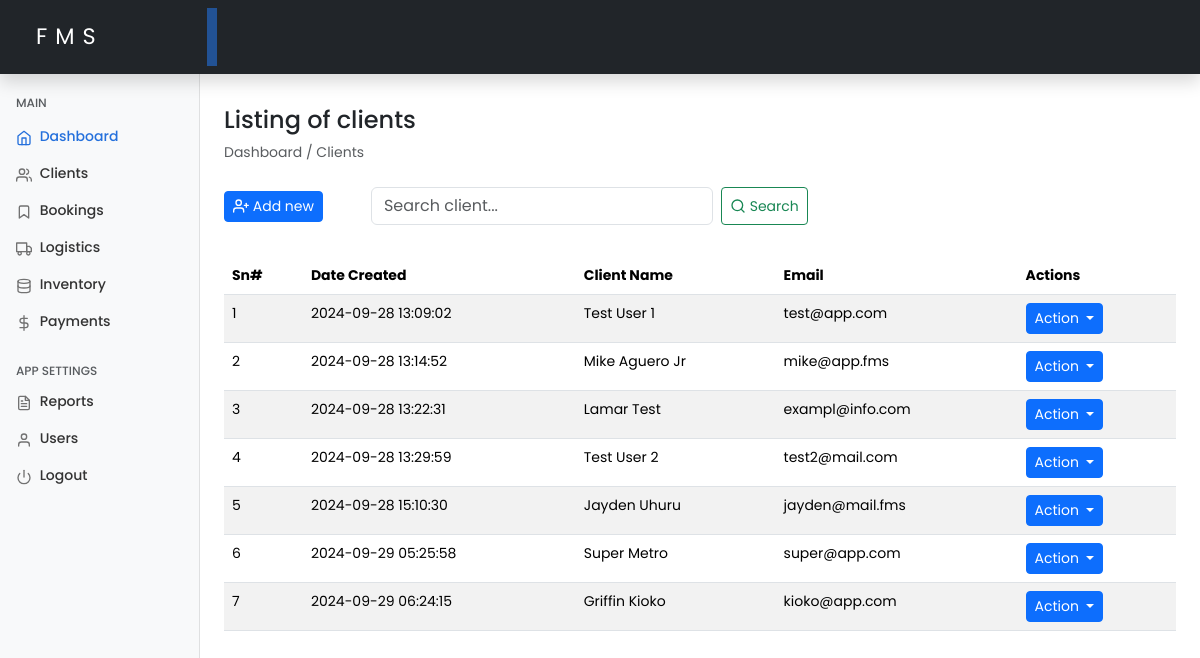
/clients.php (signed in), run on an earlier commit of the app's database.
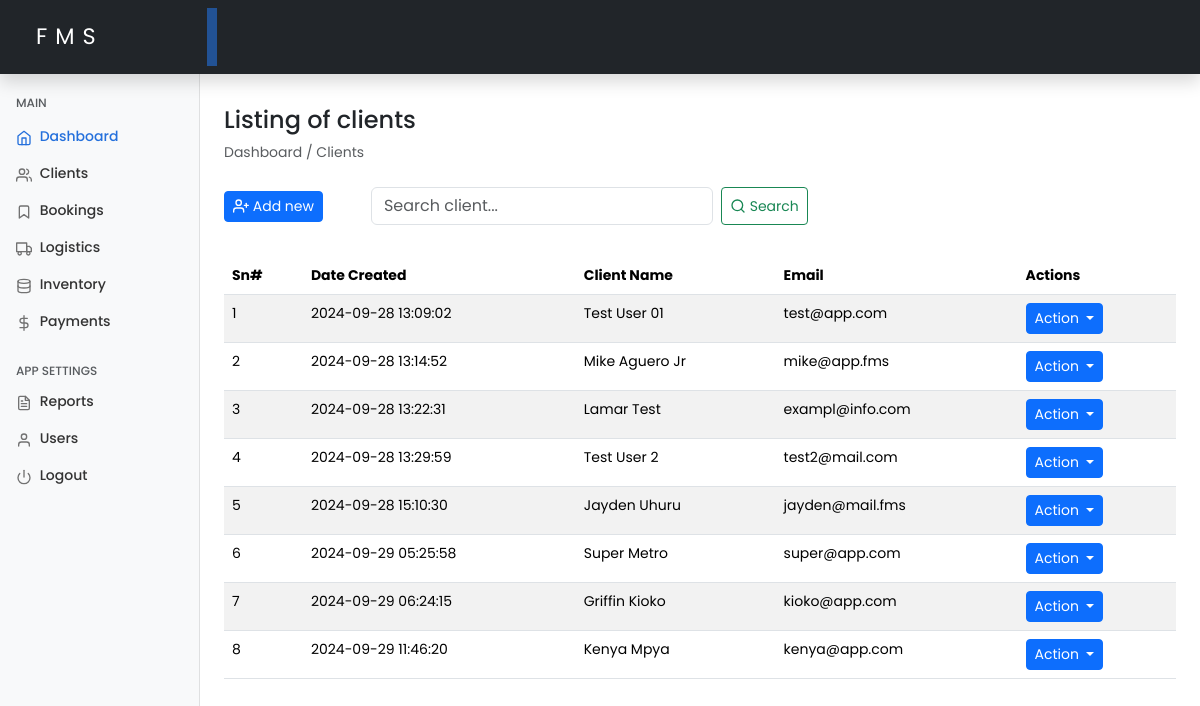
And on a later commit of the database.
### tables this page shows
CREATE TABLE `clients` (
  `id` int(11) NOT NULL,
  `full_name` varchar(100) NOT NULL,
  `email` varchar(100) DEFAULT NULL,
  `phone` varchar(15) DEFAULT NULL,
  `address` varchar(255) DEFAULT NULL,
  `created_at` timestamp NOT NULL DEFAULT current_timestamp(),
  `updated_at` timestamp NOT NULL DEFAULT current_timestamp() ON UPDATE current_timestamp()
);

### includes/functions.php (called while the page is built, shortened)
<?php
require_once 'config.php';
function getClients()
{
    global $conn;
    $clients = [];
    $sql = "SELECT * FROM clients";
    $result = $conn->query($sql);
    if ($result->num_rows > 0) {
        while ($row = $result->fetch_assoc()) {
            $clients[] = $row;
        }
    }
    return $clients;
}

### clients.php (the view, shortened to what this page needs)
<?php
include 'includes/functions.php';
$clients = getClients();
include './includes/header.php';
include './includes/sidebar.php';
?>
<main class="col-md-9 ms-sm-auto col-lg-10 px-md-4 mt-2">
    <h4 class="mt-4">Listing of clients</h4>
    <ol class="breadcrumb mb-2">
        <li class="breadcrumb-item active">Dashboard / Clients</li>
    </ol>
    <div class="d-flex justify-content-start flex-wrap flex-md-nowrap align-items-center pt-3 pb-2 mb-4 border-bottom-none">
        <button type="button" class="btn btn-sm btn-primary me-5 d-flex align-items-center" data-bs-toggle="modal" data-bs-target="#exampleModal">
            <span data-feather="user-plus"></span>&nbsp;Add new
        </button>
        <form class="d-flex" onsubmit="return false;">
            <input class="form-control me-2" type="search" id="searchInput" placeholder="Search client..." aria-label="Search" required>
            <button class="btn btn-sm btn-outline-success d-flex align-items-center" id="searchButton" type="button">
                <span data-feather="search"></span>&nbsp;Search
            </button>
        </form>
    </div>
    <table class="table table-striped" id="clientsTable">
        <thead>
            <tr>
                <th>Sn#</th>
                <th>Date Created</th>
                <th>Client Name</th>
                <th>Email</th>
                <th>Actions</th>
            </tr>
        </thead>
        <tbody>
            <?php if (empty($clients)): ?>
                <tr>
                    <td colspan="5" class="text-center text-danger">
                        <strong>Ooops! No clients found.</strong>
                    </td>
                </tr>
            <?php else: ?>
                <?php foreach ($clients as $index => $client): ?>
                    <tr>
                        <td><?php echo $index + 1; ?></td>
                        <td><?php echo htmlspecialchars($client['created_at']); ?></td>
                        <td><?php echo htmlspecialchars($client['full_name']); ?></td>
                        <td><?php echo htmlspecialchars($client['email']); ?></td>
                        <td>
                            <div class="dropdown">
                                <button class="btn btn-sm btn-primary dropdown-toggle" type="button" data-bs-toggle="dropdown" aria-expanded="false">
                                    Action
                                </button>
                            </div>
                        </td>
                    </tr>
                <?php endforeach; ?>
            <?php endif; ?>
        </tbody>
    </table>
</main>
<?php include './includes/footer.php'; ?>

What changed in the data, as far as the page shows it:
changed clients "test@app.com": full_name "Test User 1" → "Test User 01"
added clients: created_at "2024-09-29 11:46:20", full_name "Kenya Mpya", email "kenya@app.com"
